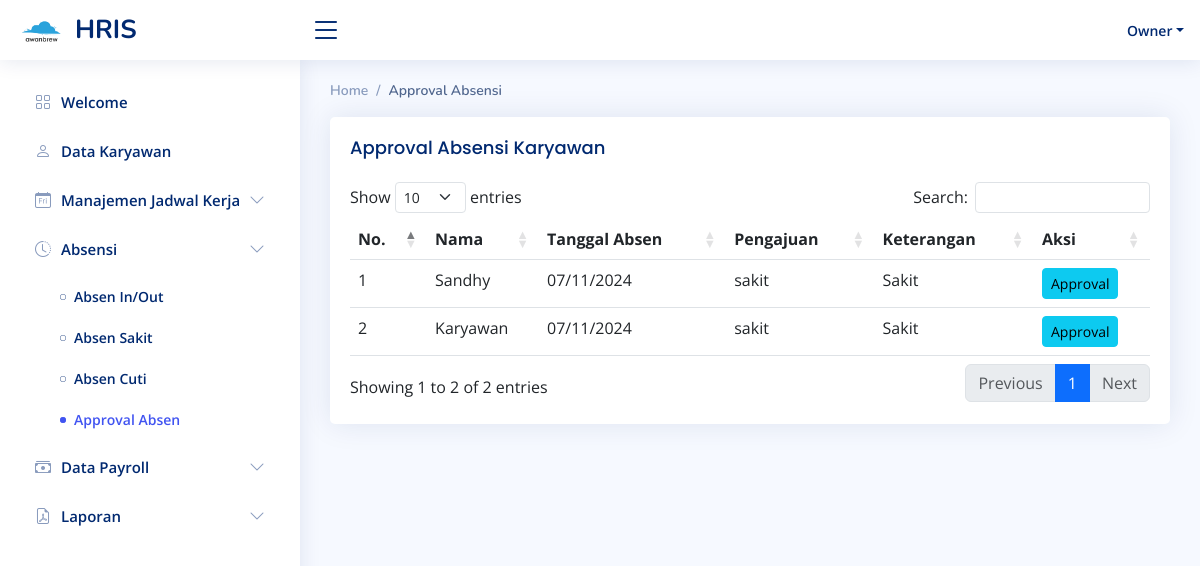
The page /index.php?page=approval_absen (signed in) on the database its author committed.
### tables this page shows
CREATE TABLE `tb_absen` (
  `id` int(11) NOT NULL,
  `id_karyawan` varchar(255) NOT NULL,
  `tanggal_absen` varchar(255) NOT NULL,
  `surat_sakit` varchar(255) DEFAULT NULL,
  `keterangan` varchar(255) NOT NULL,
  `type_absen` varchar(255) DEFAULT NULL,
  `status` varchar(255) DEFAULT NULL
);

CREATE TABLE `tb_user` (
  `id` int(11) NOT NULL,
  `name` varchar(255) NOT NULL,
  `password` varchar(255) NOT NULL,
  `role` varchar(255) DEFAULT NULL,
  `salary` varchar(255) DEFAULT NULL,
  `upah_lembur` varchar(255) DEFAULT NULL
);

### pages/absensi/approval_absen.php (the view, shortened to what this page needs)
<?php
include 'koneksi.php';
?>
<div class="pagetitle">
    <nav>
        <ol class="breadcrumb">
            <li class="breadcrumb-item">Home</li>
            <li class="breadcrumb-item active">Approval Absensi</li>
        </ol>
    </nav>
</div>
<section class="section">
    <div class="row">
        <div class="col-lg-12">
            <div class="card">
                <div class="card-body">
                    <h5 class="card-title">
                        Approval Absensi Karyawan
                    </h5>
                    <table class="table" id="datatable">
                        <thead>
                            <tr>
                                <th>No.</th>
                                <th>Nama</th>
                                <th>Tanggal Absen</th>
                                <th>Pengajuan</th>
                                <th>Keterangan</th>
                                <th>Aksi</th>
                            </tr>
                        </thead>
                        <tbody>
                            <?php
                            $no = 1;
                            $sql = $conn->query(" SELECT ta.*, tu.name FROM tb_absen ta LEFT JOIN tb_user tu ON ta.id_karyawan = tu.id WHERE status = 'submit' ");
                            while ($data = $sql->fetch_assoc()) {
                            ?>
                                <tr>
                                    <td><?php echo $no++; ?></td>
                                    <td><?php echo $data["name"];  ?></td>
                                    <td><?php echo date("d/m/Y", strtotime($data["tanggal_absen"]));  ?></td>
                                    <td><?php echo $data["type_absen"];  ?></td>
                                    <td><?php echo $data["keterangan"];  ?></td>
                                    <td>
                                        <form action="index.php?page=view_absen" method="POST" style="display:inline;">
                                            <button type="submit" class="btn btn-info btn-sm"><i class="fa fa-edit"></i> Approval </button>
                                        </form>
                                    </td>
                                </tr>
                            <?php } ?>
                        </tbody>
                    </table>
                </div>
            </div>
        </div>
    </div>
</section>

### assets/css/style.css (style rules this page uses)
:root { scroll-behavior: smooth; }
body { font-family: "Open Sans", sans-serif; background: #f6f9ff; color: #444444; }
h1, h2, h3, h4, h5, h6 { font-family: "Nunito", sans-serif; }
.pagetitle { margin-bottom: 10px; }
.card { margin-bottom: 30px; border: none; border-radius: 5px; box-shadow: 0px 0 30px rgba(1, 41, 112, 0.1); }
.card-title { padding: 20px 0 15px 0; font-size: 18px; font-weight: 500; color: #012970; font-family: "Poppins", sans-serif; }
.card-body { padding: 0 20px 20px 20px; }
.breadcrumb { font-size: 14px; font-family: "Nunito", sans-serif; color: #899bbd; font-weight: 600; }
.breadcrumb .breadcrumb-item::before { color: #899bbd; }
.breadcrumb .active { color: #51678f; font-weight: 600; }

### rows shown on the page
tb_absen: tb_user.name "Sandhy", tanggal_absen "07/11/2024", type_absen "sakit", keterangan "Sakit"
tb_absen: tb_user.name "Karyawan", tanggal_absen "07/11/2024", type_absen "sakit", keterangan "Sakit"

### other values the page prints
$username "Owner"
